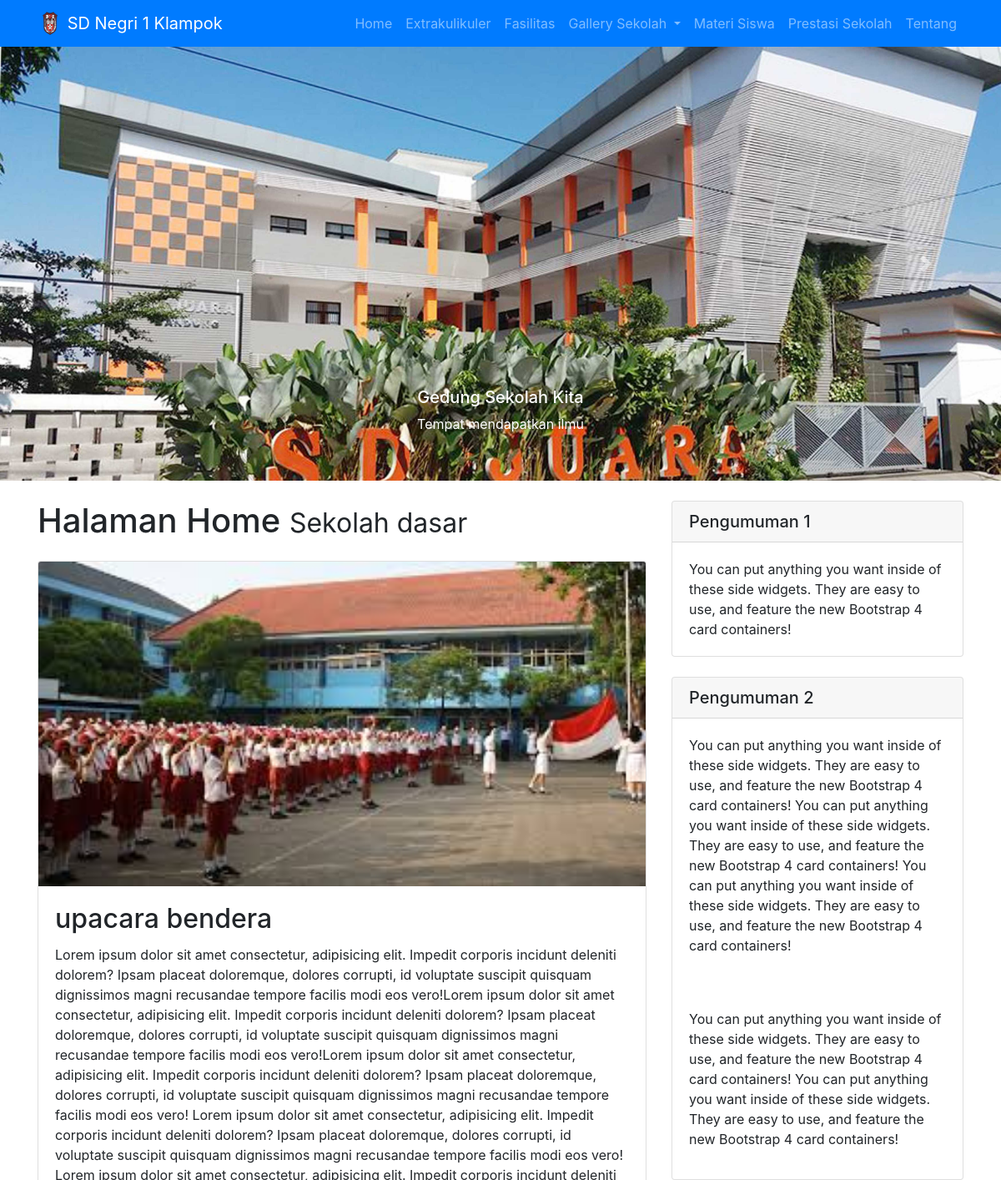
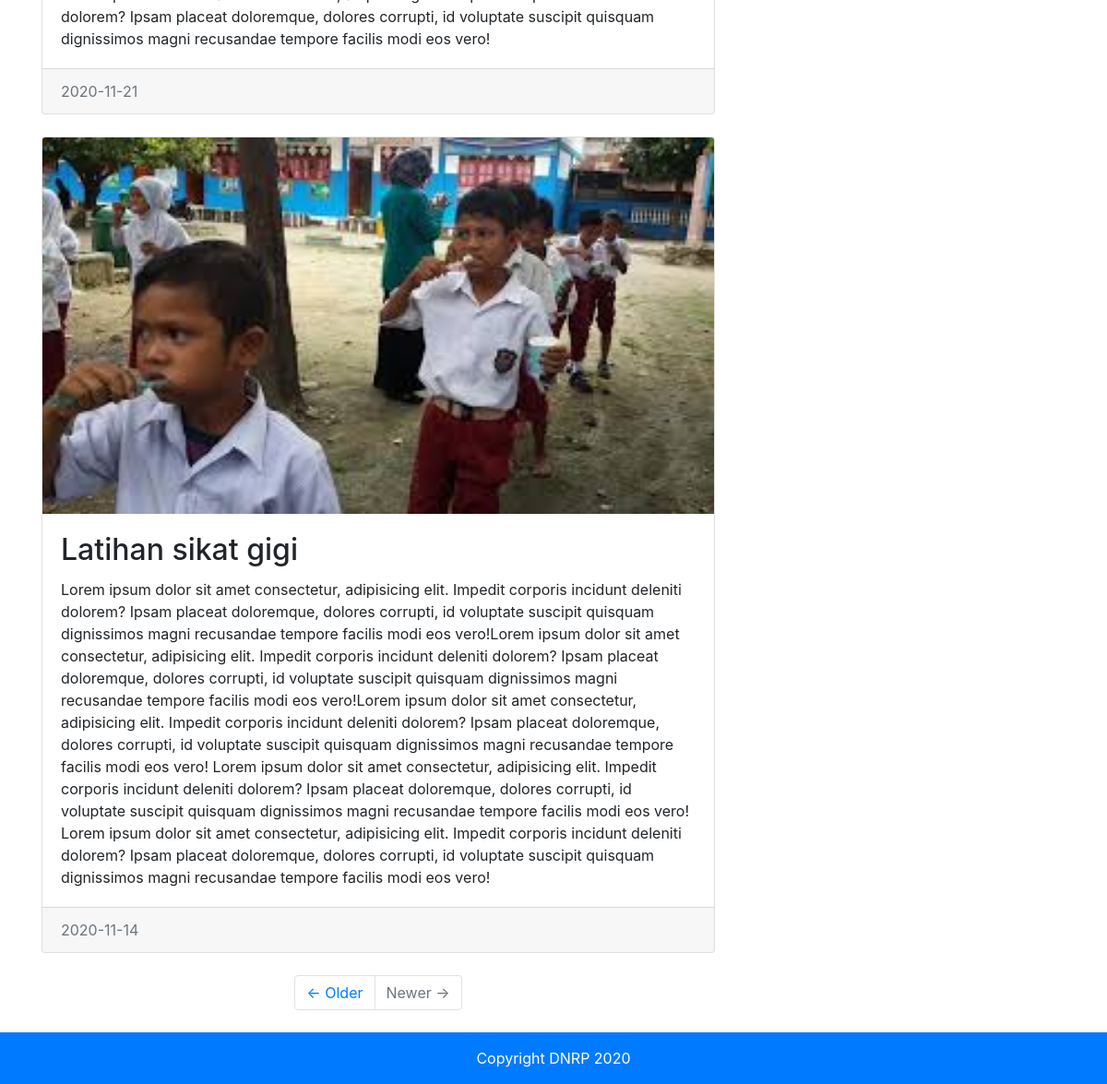
The page / on the database its author committed (2 pictures, top to bottom).
### tables this page shows
CREATE TABLE `content` (
  `id` int(100) NOT NULL,
  `judul` text NOT NULL,
  `isi` text NOT NULL,
  `tanggal` date NOT NULL,
  `kategori` varchar(100) NOT NULL,
  `file` varchar(500) NOT NULL
);

### application/controllers/user.php (called while the page is built, shortened)
<?php
class user extends CI_Controller {
    function  __construct(){
		$this->load->helper('url');
	}
	public function index()
	{
		$data['slide'] = $this->db->get_where('content',array('kategori'=>'slide_home'))->result();
		$data['content'] = $this->db->get_where('content',array('kategori'=>'home'))->result();
		$data['judul'] = "Home";
        $this->load->view('user/template/header',$data);
        $this->load->view('user/v_home',$data);
		$this->load->view('user/template/footer',$data);
	}
}

### index.php (called while the page is built, shortened)
<?php
require_once BASEPATH.'core/CodeIgniter.php';

### application/views/user/v_home.php (the view, shortened to what this page needs)
<header>
    <div id='foto_villa' class='carousel slide' data-ride='carousel'>
        <div class='carousel-inner'>
            <?php $i = 0;
            foreach ($slide as $row) : ?>
                <?php if ($i == 0) {
                    $set_ = 'active';
                } else {
                    $set_ = '';
                } ?>
                <div class='carousel-item <?php echo $set_; ?>'>
                    <img src='<?= base_url(); ?>assets/file/<?= $row->file; ?>' class='d-block w-100'>
                    <div class="carousel-caption d-none d-md-block">
                        <h5><?= $row->judul ?></h5>
                        <p><?= $row->isi ?></p>
                    </div>
                </div>
            <?php $i++;
            endforeach ?>
        </div>
        <a class='carousel-control-prev' href='#foto_villa' role='button' data-slide='prev'>
            <span class='carousel-control-prev-icon' aria-hidden='true'></span>
        </a>
        <a class='carousel-control-next' href='#foto_villa' role='button' data-slide='next'>
            <span class='carousel-control-next-icon' aria-hidden='true'></span>
        </a>
    </div>
</header>
<div class="container">
    <div class="row">
        <div class="col-md-8">
            <h1 class="my-4">Halaman Home
                <small>Sekolah dasar</small>
            </h1>
            <?php
            foreach ($content as $ctn) {
            ?>
                <div class="card mb-4">
                    <img class="card-img-top" src="<?= base_url(); ?>assets/file/<?= $ctn->file; ?>" alt="Card image cap">
                    <div class="card-body">
                        <h2 class="card-title"><?php echo $ctn->judul ?></h2>
                        <p class="card-text"><?php echo $ctn->isi ?></p>
                    </div>
                    <div class="card-footer text-muted">
                        <?php echo $ctn->tanggal ?>
                    </div>
                </div>
            <?php } ?>
            <ul class="pagination justify-content-center mb-4">
                <li class="page-item">
                    <a class="page-link" href="#">&larr; Older</a>
                </li>
                <li class="page-item disabled">
                    <a class="page-link" href="#">Newer &rarr;</a>
                </li>
            </ul>
        </div>
        <div class="col-md-4">
            <div class="card my-4">
                <h5 class="card-header">Pengumuman 1</h5>
                <div class="card-body">
                    You can put anything you want inside of these side widgets. They are easy to use, and feature the new Bootstrap 4 card containers!
                </div>
            </div>
            <div class="card my-4">
                <h5 class="card-header">Pengumuman 2</h5>
                <div class="card-body">
                    <p>You can put anything you want inside of these side widgets. They are easy to use, and feature the new Bootstrap 4 card containers!
                        You can put anything you want inside of these side widgets. They are easy to use, and feature the new Bootstrap 4 card containers!
                        You can put anything you want inside of these side widgets. They are easy to use, and feature the new Bootstrap 4 card containers!</p>
                    <br><br>
                    <p> You can put anything you want inside of these side widgets. They are easy to use, and feature the new Bootstrap 4 card containers!
                        You can put anything you want inside of these side widgets. They are easy to use, and feature the new Bootstrap 4 card containers!</p>
                </div>
            </div>
        </div>
    </div>
</div>

### application/views/user/template/header.php (shortened to what this page needs)
<!DOCTYPE html>
<html lang="en">
<head>
    <link href="<?php echo base_url('assets/css/bootstrap.min.css') ?>" rel="stylesheet" type="text/css">
    <link href="<?php echo base_url('assets/css/blog-home.css') ?>" rel="stylesheet" type="text/css">
    <link href="<?php echo base_url('assets/css/modern-business.css') ?>" rel="stylesheet" type="text/css">
</head>
<body>
    <nav class="navbar fixed-top navbar-expand-lg navbar-dark bg-primary fixed-top">
        <div class="container">
            <a class="navbar-brand" href="<?= base_url() ?>">
                <img src="<?= base_url(); ?>assets/file/logo.png" width="30" height="30" class="d-inline-block align-top" alt="">
                SD Negri 1 Klampok</a>
            <div class="collapse navbar-collapse" id="navbarResponsive">
                <ul class="navbar-nav ml-auto">
                    <li class="nav-item" >
                        <a class="nav-link" style="height: 40px;" href="<?= base_url() ?>">Home</a>
                    </li>
                    <li class="nav-item">
                        <a class="nav-link" href="<?php echo base_url() . 'user/ekstrakurikuler' ?>">Extrakulikuler</a>
                    </li>
                    <li class="nav-item">
                        <a class="nav-link" href="<?php echo base_url() . 'user/fasilitas' ?>">Fasilitas</a>
                    </li>
                    <li class="nav-item dropdown">
                        <a class="nav-link dropdown-toggle" id="navbarDropdownPortfolio" data-toggle="dropdown" aria-haspopup="true" aria-expanded="false">
                            Gallery Sekolah
                        </a>
                    </li>
                    <li class="nav-item">
                        <a class="nav-link" href="<?php echo base_url() . 'user/materi' ?>">Materi Siswa</a>
                    </li>
                    <li class="nav-item">
                        <a class="nav-link" href="<?php echo base_url() . 'user/prestasi' ?>">Prestasi Sekolah</a>
                    </li>
                    <li class="nav-item">
                        <a class="nav-link" href="<?php echo base_url() . 'user/tentang' ?>">Tentang</a>
                    </li>
                </ul>
            </div>
        </div>
    </nav>

### application/views/user/template/footer.php (shortened to what this page needs)
<footer class="py-3 bg-primary">
    <div class="container">
        <p class="m-0 text-center text-white">Copyright DNRP 2020</p>
    </div>
</footer>
<link href="<?php echo base_url('assets/css/blog-home.css') ?>" rel="stylesheet" type="text/css">
</body>
</html>

### assets/css/blog-home.css (style rules this page uses)
body { padding-top: 56px; }

### assets/css/modern-business.css (style rules this page uses)
body { padding-top: 56px; }
.carousel-item { height: 65vh; min-height: 300px; background: no-repeat center center scroll; -webkit-background-size: cover; -moz-background-size: cover; -o-background-size: cover; background-size: cover; }

### rows shown on the page
content: file (picture), judul "Gedung Sekolah Kita", isi "Tempat mendapatkan ilmu"
content: file (picture), judul "upacara bendera", isi "Lorem ipsum dolor sit amet consectetur, adipisicing elit. Impedit corporis incidunt deleniti dolorem? Ipsam placeat doloremque, dolores corrupti, id voluptate suscipit quisquam dignissimos magni recusandae tempore facilis modi eos vero!Lorem ipsum dolor sit amet consectetur, adipisicing elit. Impedit corporis incidunt deleniti dolorem? Ipsam placeat doloremque, dolores corrupti, id voluptate suscipit quisquam dignissimos magni recusandae tempore facilis modi eos vero!Lorem ipsum dolor sit amet consectetur, adipisicing elit. Impedit corporis incidunt deleniti dolorem? Ipsam placeat doloremque, dolores corrupti, id voluptate suscipit quisquam dignissimos magni recusandae tempore facilis modi…", tanggal "2020-11-21"
content: file (picture), judul "Latihan sikat gigi", isi "Lorem ipsum dolor sit amet consectetur, adipisicing elit. Impedit corporis incidunt deleniti dolorem? Ipsam placeat doloremque, dolores corrupti, id voluptate suscipit quisquam dignissimos magni recusandae tempore facilis modi eos vero!Lorem ipsum dolor sit amet consectetur, adipisicing elit. Impedit corporis incidunt deleniti dolorem? Ipsam placeat doloremque, dolores corrupti, id voluptate suscipit quisquam dignissimos magni recusandae tempore facilis modi eos vero!Lorem ipsum dolor sit amet consectetur, adipisicing elit. Impedit corporis incidunt deleniti dolorem? Ipsam placeat doloremque, dolores corrupti, id voluptate suscipit quisquam dignissimos magni recusandae tempore facilis modi…", tanggal "2020-11-14"
